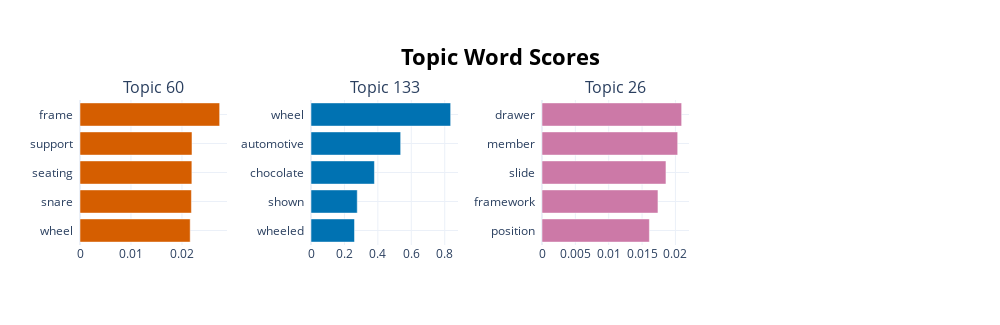

The notebook cell this image was saved under:
### Code cell
# Visualize top topic keywords
topic_model.visualize_barchart(similar_topics)

### Figure 1 — Plotly figure (JSON) as saved in the notebook; plotly's stock layout.template omitted (floating-point values rounded to 4 significant figures)
{"data": [{"marker": {"color": "#D55E00"}, "orientation": "h", "type": "bar", "x": [0.02161, 0.02186, 0.02195, 0.02197, 0.02739], "xaxis": "x", "y": ["wheel  ", "snare  ", "seating  ", "support  ", "frame  "], "yaxis": "y"}, {"marker": {"color": "#0072B2"}, "orientation": "h", "type": "bar", "x": [0.2602, 0.2767, 0.3794, 0.5363, 0.8353], "xaxis": "x2", "y": ["wheeled  ", "shown  ", "chocolate  ", "automotive  ", "wheel  "], "yaxis": "y2"}, {"marker": {"color": "#CC79A7"}, "orientation": "h", "type": "bar", "x": [0.0161, 0.01738, 0.01858, 0.02034, 0.02093], "xaxis": "x3", "y": ["position  ", "framework  ", "slide  ", "member  ", "drawer  "], "yaxis": "y3"}], "layout": {"annotations": [{"font": {"size": 16}, "showarrow": false, "text": "Topic 60", "x": 0.0875, "xanchor": "center", "xref": "paper", "y": 1, "yanchor": "bottom", "yref": "paper"}, {"font": {"size": 16}, "showarrow": false, "text": "Topic 133", "x": 0.3625, "xanchor": "center", "xref": "paper", "y": 1, "yanchor": "bottom", "yref": "paper"}, {"font": {"size": 16}, "showarrow": false, "text": "Topic 26", "x": 0.6375, "xanchor": "center", "xref": "paper", "y": 1, "yanchor": "bottom", "yref": "paper"}], "height": 325, "hoverlabel": {"bgcolor": "white", "font": {"family": "Rockwell", "size": 16}}, "showlegend": false, "title": {"font": {"color": "Black", "size": 22}, "text": "<b>Topic Word Scores", "x": 0.5, "xanchor": "center", "yanchor": "top"}, "width": 1000, "xaxis": {"anchor": "y", "domain": [0, 0.175], "showgrid": true}, "xaxis2": {"anchor": "y2", "domain": [0.275, 0.45], "showgrid": true}, "xaxis3": {"anchor": "y3", "domain": [0.55, 0.725], "showgrid": true}, "xaxis4": {"anchor": "y4", "domain": [0.825, 1], "showgrid": true}, "yaxis": {"anchor": "x", "domain": [0, 1], "showgrid": true}, "yaxis2": {"anchor": "x2", "domain": [0, 1], "showgrid": true}, "yaxis3": {"anchor": "x3", "domain": [0, 1], "showgrid": true}, "yaxis4": {"anchor": "x4", "domain": [0, 1], "showgrid": true}}}
